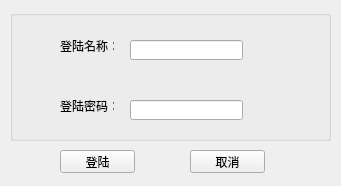
<?xml version="1.0" encoding="UTF-8"?>
<ui version="4.0">
 <class>MainWindow</class>
 <widget class="QMainWindow" name="MainWindow">
  <property name="geometry">
   <rect>
    <x>0</x>
    <y>0</y>
    <width>341</width>
    <height>186</height>
   </rect>
  </property>
  <property name="windowTitle">
   <string>凯悦云餐饮-前台登陆</string>
  </property>
  <widget class="QWidget" name="centralwidget">
   <widget class="QGroupBox" name="groupBox">
    <property name="geometry">
     <rect>
      <x>10</x>
      <y>10</y>
      <width>321</width>
      <height>131</height>
     </rect>
    </property>
    <property name="title">
     <string/>
    </property>
    <widget class="QLabel" name="label">
     <property name="geometry">
      <rect>
       <x>50</x>
       <y>30</y>
       <width>54</width>
       <height>12</height>
      </rect>
     </property>
     <property name="text">
      <string>登陆名称：</string>
     </property>
    </widget>
    <widget class="QLabel" name="label_2">
     <property name="geometry">
      <rect>
       <x>50</x>
       <y>90</y>
       <width>54</width>
       <height>12</height>
      </rect>
     </property>
     <property name="text">
      <string>登陆密码：</string>
     </property>
    </widget>
    <widget class="QLineEdit" name="txt_login">
     <property name="geometry">
      <rect>
       <x>120</x>
       <y>30</y>
       <width>113</width>
       <height>20</height>
      </rect>
     </property>
    </widget>
    <widget class="QLineEdit" name="txt_pass">
     <property name="geometry">
      <rect>
       <x>120</x>
       <y>90</y>
       <width>113</width>
       <height>20</height>
      </rect>
     </property>
     <property name="inputMask">
      <string/>
     </property>
     <property name="text">
      <string/>
     </property>
    </widget>
   </widget>
   <widget class="QPushButton" name="btn_login">
    <property name="geometry">
     <rect>
      <x>60</x>
      <y>150</y>
      <width>75</width>
      <height>23</height>
     </rect>
    </property>
    <property name="text">
     <string>登陆</string>
    </property>
   </widget>
   <widget class="QPushButton" name="btn_cancel">
    <property name="geometry">
     <rect>
      <x>190</x>
      <y>150</y>
      <width>75</width>
      <height>23</height>
     </rect>
    </property>
    <property name="text">
     <string>取消</string>
    </property>
   </widget>
  </widget>
 </widget>
 <resources/>
 <connections/>
</ui>
